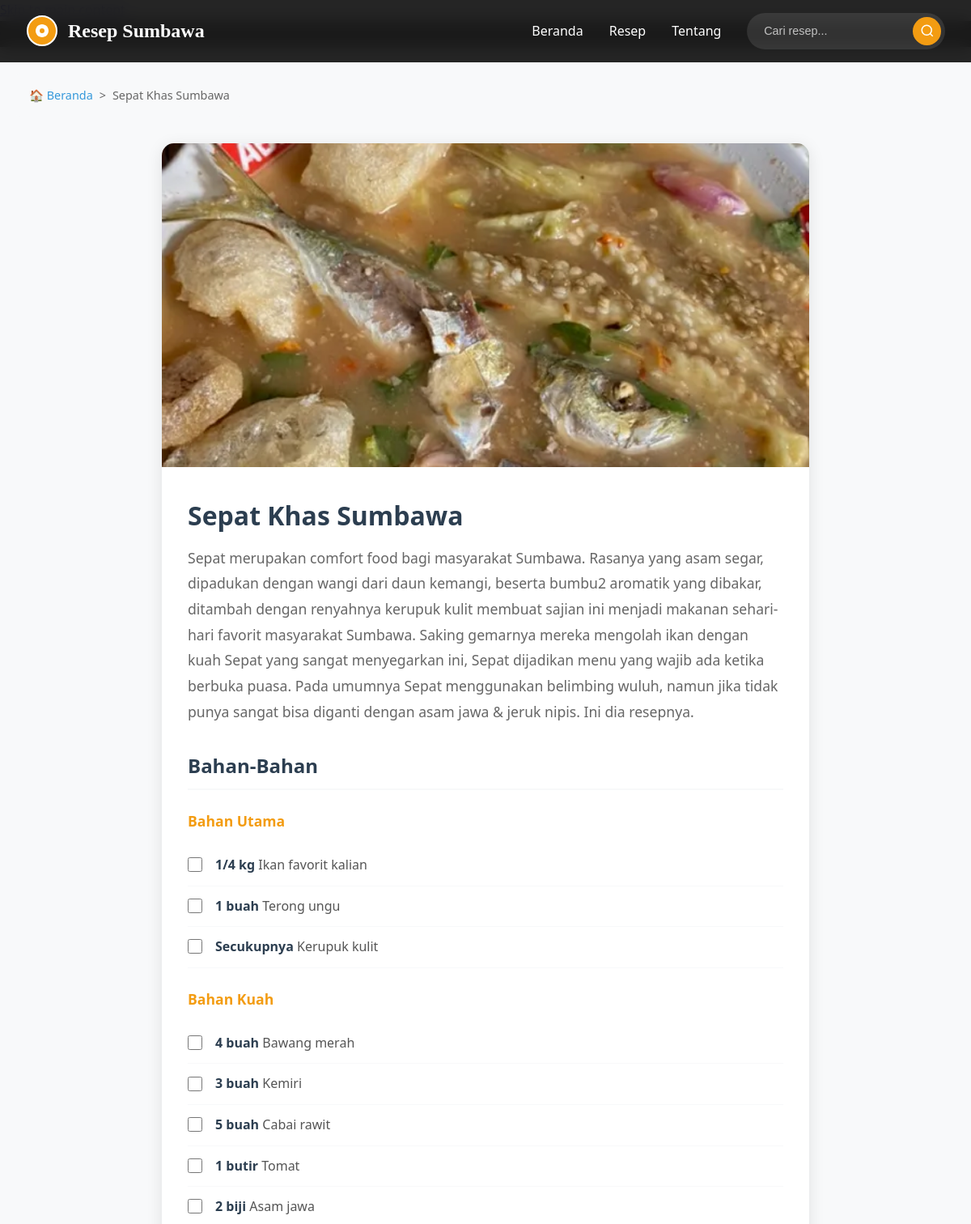
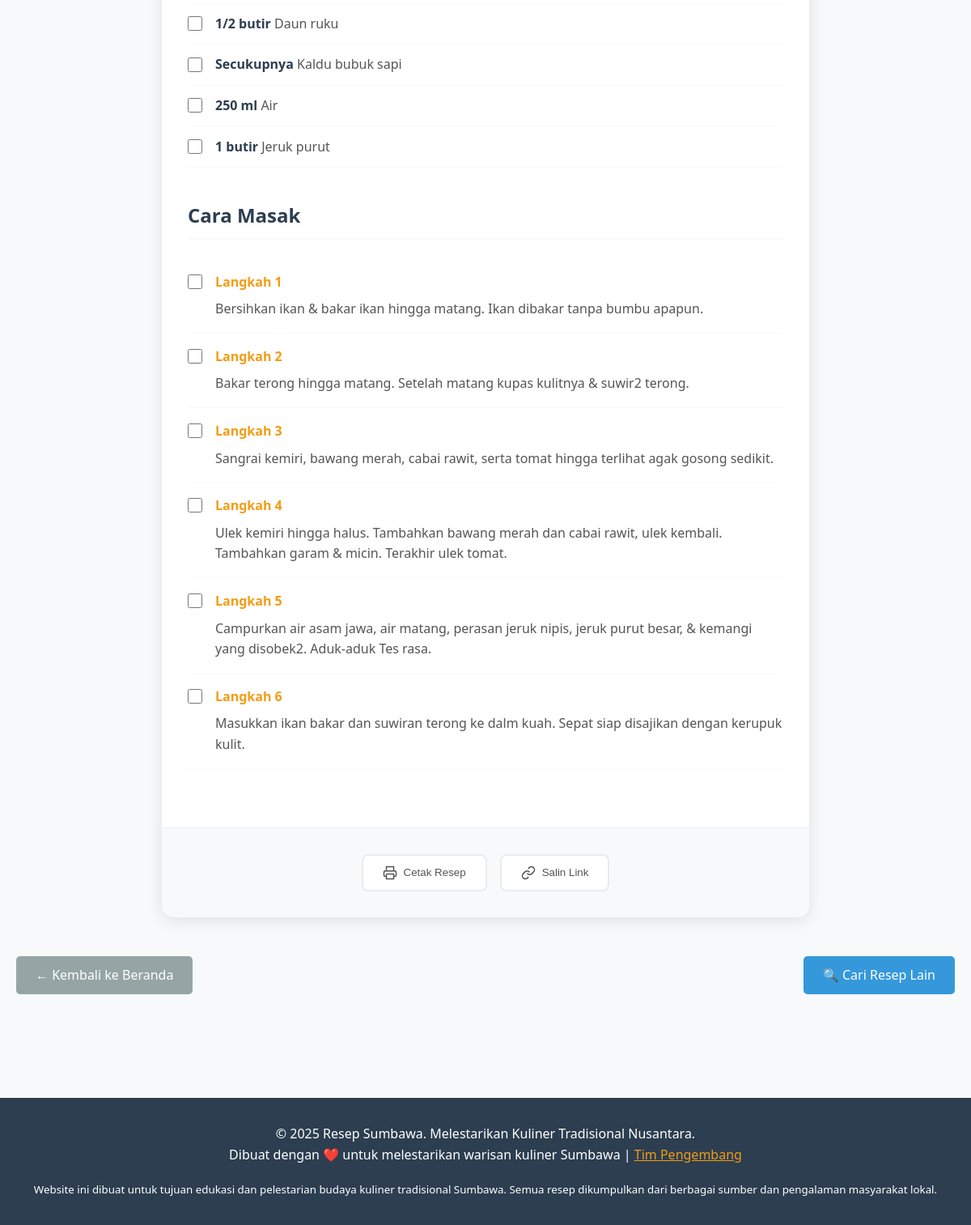
The app's page /detail_resep.php?id_resep=4 with its own data (2 pictures, top to bottom).
### tables this page shows
CREATE TABLE resep (
    id_resep INT AUTO_INCREMENT PRIMARY KEY,
    nama_resep VARCHAR(100) NOT NULL,
    deskripsi TEXT NOT NULL,
    waktu_memasak INT,
    porsi INT DEFAULT 2,
    gambar VARCHAR(255),
    id_kategori INT,
    id_pengguna INT,
    created_at TIMESTAMP DEFAULT CURRENT_TIMESTAMP,
    updated_at TIMESTAMP DEFAULT CURRENT_TIMESTAMP ON UPDATE CURRENT_TIMESTAMP,
    FOREIGN KEY (id_kategori) REFERENCES kategori(id_kategori),
    FOREIGN KEY (id_pengguna) REFERENCES pengguna(id_pengguna)
);

CREATE TABLE resep_bahan (
    id_resep_bahan INT AUTO_INCREMENT PRIMARY KEY,
    id_resep INT,
    id_bahan INT,
    takaran VARCHAR(100) NOT NULL,
    kelompok VARCHAR(100),
    urutan INT DEFAULT NULL,
    FOREIGN KEY (id_resep) REFERENCES resep(id_resep),
    FOREIGN KEY (id_bahan) REFERENCES bahan(id_bahan)
);

CREATE TABLE bahan (
    id_bahan INT AUTO_INCREMENT PRIMARY KEY,
    nama_bahan VARCHAR(100) NOT NULL
);

CREATE TABLE langkah_memasak (
    id_langkah INT AUTO_INCREMENT PRIMARY KEY,
    id_resep INT,
    nomor_urutan INT NOT NULL,
    deskripsi_langkah TEXT NOT NULL,
    FOREIGN KEY (id_resep) REFERENCES resep(id_resep)
);

### config/koneksi.php (called while the page is built, shortened)
<?php
function escape($string) {
    return htmlspecialchars($string, ENT_QUOTES, 'UTF-8');
}
?>

### detail_resep.php (the view, shortened to what this page needs)
<?php
require_once 'config/koneksi.php';
$idResep = isset($_GET['id_resep']) ? (int)$_GET['id_resep'] : 0;
try {
    $stmt = $pdo->prepare("
        SELECT r.*, k.nama_kategori, p.nama as nama_penulis
        FROM resep r
        LEFT JOIN kategori k ON r.id_kategori = k.id_kategori
        LEFT JOIN pengguna p ON r.id_pengguna = p.id_pengguna
        WHERE r.id_resep = :id_resep
    ");
    $stmt->bindParam(':id_resep', $idResep, PDO::PARAM_INT);
    $stmt->execute();
    $resep = $stmt->fetch();
    $stmtBahan = $pdo->prepare("
        SELECT rb.*, b.nama_bahan
        FROM resep_bahan rb
        JOIN bahan b ON rb.id_bahan = b.id_bahan
        WHERE rb.id_resep = :id_resep
        ORDER BY rb.urutan ASC, rb.kelompok ASC
    ");
    $stmtBahan->bindParam(':id_resep', $idResep, PDO::PARAM_INT);
    $stmtBahan->execute();
    $bahanList = $stmtBahan->fetchAll();
    $bahanByGroup = [];
    foreach ($bahanList as $bahan) {
        $kelompok = $bahan['kelompok'] ?: 'Bahan Utama';
        $bahanByGroup[$kelompok][] = $bahan;
    }
    $stmtLangkah = $pdo->prepare("
        SELECT * FROM langkah_memasak
        WHERE id_resep = :id_resep
        ORDER BY nomor_urutan ASC
    ");
    $stmtLangkah->bindParam(':id_resep', $idResep, PDO::PARAM_INT);
    $stmtLangkah->execute();
    $langkahList = $stmtLangkah->fetchAll();
} catch(PDOException $e) {
    $error = "Error mengambil detail resep: " . $e->getMessage();
}
include 'includes/header.php';
?>
<div class="container">
    <?php if (isset($error)): ?>
        <div class="alert alert-warning">
            <strong>Error:</strong> <?php echo escape($error); ?>
        </div>
        <div style="text-align: center; margin: 2rem 0;">
            <a href="/index.php" class="btn btn-primary">← Kembali ke Beranda</a>
        </div>
    <?php else: ?>
        <nav aria-label="breadcrumb" style="margin-bottom: 2rem;">
            <ol style="display: flex; list-style: none; padding: 0; background: #f8f9fa; padding: 1rem; border-radius: 5px; font-size: 0.9rem;">
                <li><a href="/index.php" style="color: #3498db; text-decoration: none;">🏠 Beranda</a></li>
                <li style="margin: 0 0.5rem; color: #666;">></li>
                <li style="color: #666;"><?php echo escape($resep['nama_resep']); ?></li>
            </ol>
        </nav>
        <article class="recipe-detail-clean">
            <?php if (!empty($resep['gambar']) && file_exists($_SERVER['DOCUMENT_ROOT'] . $resep['gambar'])): ?>
                <img
                    src="<?php echo escape($resep['gambar']); ?>"
                    alt="<?php echo escape($resep['nama_resep']); ?>"
                    class="recipe-detail-image-clean"
                >
            <?php endif; ?>
            <div class="recipe-detail-content">
                <h1 class="recipe-title-clean"><?php echo escape($resep['nama_resep']); ?></h1>
                <p class="recipe-description-clean">
                    <?php echo nl2br(escape($resep['deskripsi'])); ?>
                </p>
                <div class="recipe-section-clean">
                    <h2 class="section-title-clean">Bahan-Bahan</h2>
                    <?php if (empty($bahanByGroup)): ?>
                        <p style="color: #666; font-style: italic;">Belum ada bahan yang tercatat untuk resep ini.</p>
                    <?php else: ?>
                        <?php foreach ($bahanByGroup as $kelompok => $bahanGroup): ?>
                            <?php if (count($bahanByGroup) > 1): ?>
                                <h3 style="color: #f39c12; font-size: 1.1rem; margin: 1.5rem 0 1rem 0; font-weight: 600;">
                                    <?php echo escape($kelompok); ?>
                                </h3>
                            <?php endif; ?>
                            <ul class="ingredients-list-clean">
                                <?php foreach ($bahanGroup as $bahan): ?>
                                    <li class="ingredient-item-clean">
                                        <input type="checkbox" class="ingredient-checkbox" id="ingredient-<?php echo $bahan['id_resep_bahan']; ?>">
                                        <label for="ingredient-<?php echo $bahan['id_resep_bahan']; ?>" class="ingredient-text">
                                            <span class="ingredient-amount"><?php echo escape($bahan['takaran']); ?></span>
                                            <?php echo escape($bahan['nama_bahan']); ?>
                                        </label>
                                    </li>
                                <?php endforeach; ?>
                            </ul>
                        <?php endforeach; ?>
                    <?php endif; ?>
                </div>
                <div class="recipe-section-clean">
                    <h2 class="section-title-clean">Cara Masak</h2>
                    <?php if (empty($langkahList)): ?>
                        <p style="color: #666; font-style: italic;">Belum ada langkah memasak yang tercatat untuk resep ini.</p>
                    <?php else: ?>
                        <ol class="steps-list-clean">
                            <?php foreach ($langkahList as $langkah): ?>
                                <li class="step-item-clean">
                                    <input type="checkbox" class="step-checkbox" id="step-<?php echo $langkah['id_langkah']; ?>">
                                    <div class="step-content">
                                        <div class="step-number">Langkah <?php echo $langkah['nomor_urutan']; ?></div>
                                        <div class="step-text">
                                            <?php echo nl2br(escape($langkah['deskripsi_langkah'])); ?>
                                        </div>
                                    </div>
                                </li>
                            <?php endforeach; ?>
                        </ol>
                    <?php endif; ?>
                </div>
            </div>
            <div class="recipe-actions-clean">
                <button onclick="window.print()" class="action-btn-clean">
                    <svg width="18" height="18" viewBox="0 0 24 24" fill="none" stroke="currentColor" stroke-width="2">
                        <polyline points="6,9 6,2 18,2 18,9"></polyline>
                        <path d="M6,18H4a2,2,0,0,1-2-2V11a2,2,0,0,1,2-2H20a2,2,0,0,1,2,2v5a2,2,0,0,1-2,2H18"></path>
                        <polyline points="6,14 18,14 18,22 6,22 6,14"></polyline>
                    </svg>
                    Cetak Resep
                </button>
                <button onclick="ResepSumbawa.copyToClipboard(window.location.href)" class="action-btn-clean">
                    <svg width="18" height="18" viewBox="0 0 24 24" fill="none" stroke="currentColor" stroke-width="2">
                        <path d="M10 13a5 5 0 0 0 7.54.54l3-3a5 5 0 0 0-7.07-7.07l-1.72 1.71"></path>
                        <path d="M14 11a5 5 0 0 0-7.54-.54l-3 3a5 5 0 0 0 7.07 7.07l1.71-1.71"></path>
                    </svg>
                    Salin Link
                </button>
            </div>
        </article>
        <div style="display: flex; justify-content: space-between; margin: 3rem 0; flex-wrap: wrap; gap: 1rem;">
            <a href="/index.php" class="btn btn-secondary">
                ← Kembali ke Beranda
            </a>
            <a href="/cari_resep.php" class="btn btn-primary">
                🔍 Cari Resep Lain
            </a>
        </div>
    <?php endif; ?>
</div>
<?php include 'includes/footer.php'; ?>

### assets/css/style.css (style rules this page uses)
* { margin: 0; padding: 0; box-sizing: border-box; }
.recipe-detail-clean { max-width: 800px; margin: 0 auto; background: white; border-radius: 15px; overflow: hidden; box-shadow: 0 4px 20px rgba(0, 0, 0, 0.1); }
.recipe-detail-image-clean { width: 100%; height: 400px; object-fit: cover; }
.recipe-detail-content { padding: 2rem; }
.recipe-title-clean { font-size: 2rem; font-weight: 700; color: #2c3e50; margin-bottom: 1rem; line-height: 1.3; }
.recipe-description-clean { color: #666; line-height: 1.8; margin-bottom: 2rem; font-size: 1.1rem; }
.recipe-section-clean { margin-bottom: 2.5rem; }
.section-title-clean { font-size: 1.5rem; font-weight: 600; color: #2c3e50; margin-bottom: 1.5rem; padding-bottom: 0.5rem; border-bottom: 2px solid #f8f9fa; }
.ingredients-list-clean { list-style: none; padding: 0; }
.ingredient-item-clean { display: flex; align-items: flex-start; gap: 1rem; padding: 0.75rem 0; border-bottom: 1px solid #f8f9fa; }
.ingredient-checkbox { margin-top: 0.2rem; width: 18px; height: 18px; accent-color: #f39c12; cursor: pointer; }
.ingredient-text { flex: 1; color: #555; line-height: 1.6; }
.ingredient-amount { font-weight: 600; color: #2c3e50; }
.steps-list-clean { list-style: none; padding: 0; counter-reset: step-counter; }
.step-item-clean { counter-increment: step-counter; display: flex; gap: 1rem; padding: 1rem 0; border-bottom: 1px solid #f8f9fa; }
.step-checkbox { margin-top: 0.2rem; width: 18px; height: 18px; accent-color: #f39c12; cursor: pointer; }
.step-content { flex: 1; }
.step-number { font-weight: 600; color: #f39c12; margin-bottom: 0.5rem; }
.step-text { color: #555; line-height: 1.6; }
.recipe-actions-clean { display: flex; gap: 1rem; padding: 2rem; background: #f8f9fa; border-top: 1px solid #e9ecef; justify-content: center; flex-wrap: wrap; }
.action-btn-clean { display: flex; align-items: center; gap: 0.5rem; padding: 0.75rem 1.5rem; background: white; border: 2px solid #e9ecef; border-radius: 8px; text-decoration: none; color: #555; font-weight: 500; transition: all 0.3s ease; cursor: pointer; }
body { font-family: "Segoe UI", Tahoma, Geneva, Verdana, sans-serif; line-height: 1.6; color: #333; background-color: #f8f9fa; }
.container { max-width: 1200px; margin: 0 auto; padding: 0 20px; }
nav { display: flex; justify-content: space-between; align-items: center; flex-wrap: wrap; }
.btn { display: inline-block; padding: 0.7rem 1.5rem; background: #3498db; color: white; text-decoration: none; border-radius: 5px; transition: background 0.3s ease; border: none; cursor: pointer; font-size: 1rem; }
.btn-primary { background: #3498db; }
.btn-secondary { background: #95a5a6; }
html { scroll-behavior: smooth; }

### records on screen
resep: nama_resep "Sepat Khas Sumbawa", gambar (picture), deskripsi "Sepat merupakan comfort food bagi masyarakat Sumbawa. Rasanya yang asam segar, dipadukan dengan wangi dari daun kemangi, beserta bumbu2 aromatik yang dibakar, ditambah dengan renyahnya kerupuk kulit membuat sajian ini menjadi makanan sehari-hari favorit masyarakat Sumbawa. Saking gemarnya mereka mengolah ikan dengan kuah Sepat yang sangat menyegarkan ini, Sepat dijadikan menu yang wajib ada ketika berbuka puasa. Pada umumnya Sepat menggunakan belimbing wuluh, namun jika tidak punya sangat bisa diganti dengan asam jawa & jeruk nipis. Ini dia resepnya."
resep_bahan: takaran "1/4 kg", id_bahan.nama_bahan "Ikan favorit kalian"
resep_bahan: takaran "1 buah", id_bahan.nama_bahan "Terong ungu"
resep_bahan: takaran "Secukupnya", id_bahan.nama_bahan "Kerupuk kulit"
resep_bahan: kelompok "Bahan Kuah", takaran "1 butir", id_bahan.nama_bahan "Jeruk purut"
resep_bahan: takaran "4 buah", id_bahan.nama_bahan "Bawang merah"
resep_bahan: takaran "3 buah", id_bahan.nama_bahan "Kemiri"
resep_bahan: takaran "5 buah", id_bahan.nama_bahan "Cabai rawit"
resep_bahan: takaran "1 butir", id_bahan.nama_bahan "Tomat"
resep_bahan: takaran "2 biji", id_bahan.nama_bahan "Asam jawa"
resep_bahan: takaran "1/2 butir", id_bahan.nama_bahan "Daun ruku"
resep_bahan: takaran "Secukupnya", id_bahan.nama_bahan "Kaldu bubuk sapi"
resep_bahan: takaran "250 ml", id_bahan.nama_bahan "Air"
langkah_memasak: nomor_urutan "1", deskripsi_langkah "Bersihkan ikan & bakar ikan hingga matang. Ikan dibakar tanpa bumbu apapun."
langkah_memasak: nomor_urutan "2", deskripsi_langkah "Bakar terong hingga matang. Setelah matang kupas kulitnya & suwir2 terong."
langkah_memasak: nomor_urutan "3", deskripsi_langkah "Sangrai kemiri, bawang merah, cabai rawit, serta tomat hingga terlihat agak gosong sedikit."
langkah_memasak: nomor_urutan "4", deskripsi_langkah "Ulek kemiri hingga halus. Tambahkan bawang merah dan cabai rawit, ulek kembali. Tambahkan garam & micin. Terakhir ulek tomat."
langkah_memasak: nomor_urutan "5", deskripsi_langkah "Campurkan air asam jawa, air matang, perasan jeruk nipis, jeruk purut besar, & kemangi yang disobek2. Aduk-aduk Tes rasa."
langkah_memasak: nomor_urutan "6", deskripsi_langkah "Masukkan ikan bakar dan suwiran terong ke dalm kuah. Sepat siap disajikan dengan kerupuk kulit."

### other values on screen
$kelompok "Bahan Utama"
